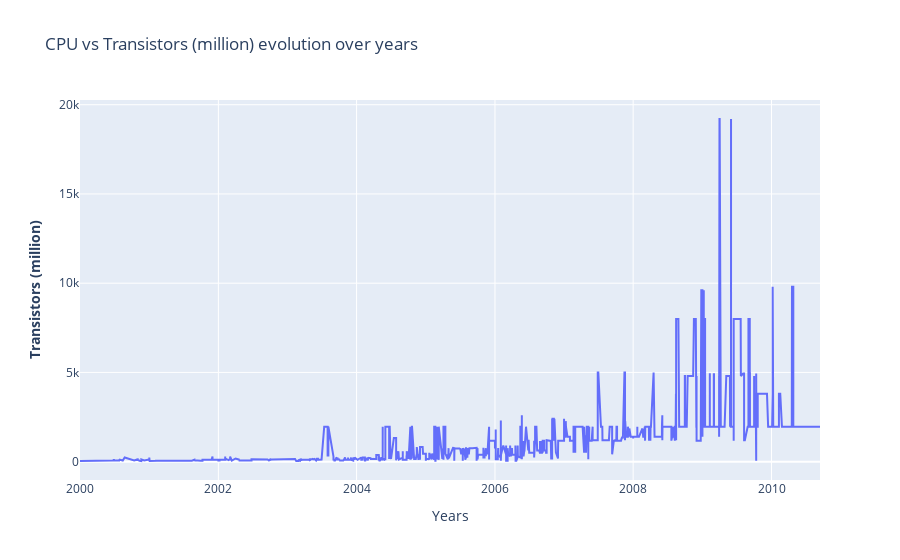
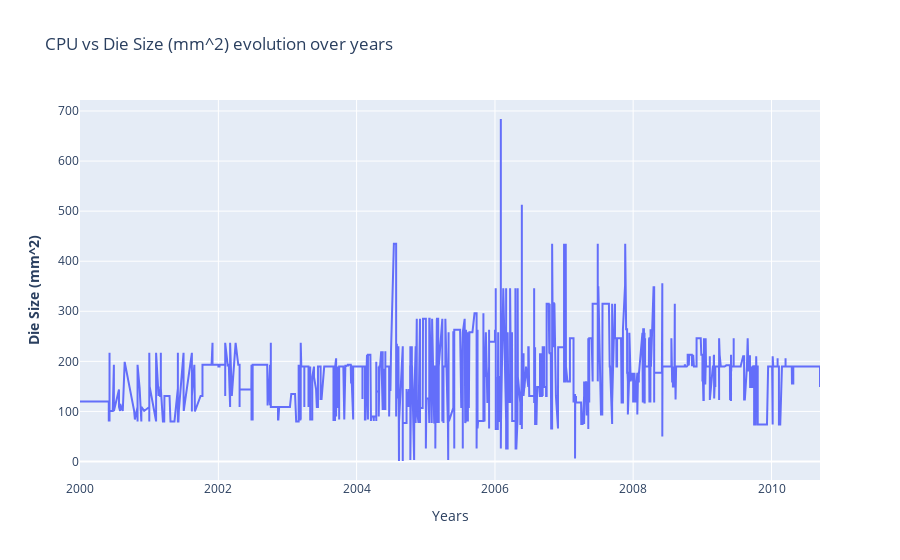

Notebook cell for these charts, in order:
### Markdown cell above
#### CPU

### Code cell
fig_transistors = make_subplots()
fig_die = make_subplots()

# Add traces
fig_transistors.add_trace(
    go.Scatter(x= df_an.index, y=df_cpu["Transistors (million)"] ,name= "CPU")
)
# Add figure title
fig_transistors.update_layout(
    title_text="CPU vs Transistors (million) evolution over years"
)
# Set x-axis title
fig_transistors.update_xaxes(title_text="Years")
# Set y-axes titles
fig_transistors.update_yaxes(title_text="<b>Transistors (million)", secondary_y=False)

# Add traces
fig_die.add_trace(
    go.Scatter(x= df_an.index, y=df_cpu["Die Size (mm^2)"] ,name= "CPU")
)
# Add figure title
fig_die.update_layout(
    title_text="CPU vs Die Size (mm^2) evolution over years"
)
# Set x-axis title
fig_die.update_xaxes(title_text="Years")
# Set y-axes titles
fig_die.update_yaxes(title_text="<b>Die Size (mm^2)", secondary_y=False)

fig_transistors.show()
fig_die.show()

### Figure 1 — Plotly figure (JSON) as saved in the notebook; plotly's stock layout.template omitted (floating-point values rounded to 4 significant figures; data arrays with more than 128 entries replaced by an {"elided": "..."} marker saying what was removed)
{"data": [{"name": "CPU", "type": "scatter", "x": {"elided": "4747 str values"}, "y": {"elided": "2140 float values"}}], "layout": {"title": {"text": "CPU vs Transistors (million) evolution over years"}, "xaxis": {"anchor": "y", "domain": [0, 1], "title": {"text": "Years"}}, "yaxis": {"anchor": "x", "domain": [0, 1], "title": {"text": "<b>Transistors (million)"}}}}

### Figure 2 — Plotly figure (JSON) as saved in the notebook; plotly's stock layout.template omitted (floating-point values rounded to 4 significant figures; data arrays with more than 128 entries replaced by an {"elided": "..."} marker saying what was removed)
{"data": [{"name": "CPU", "type": "scatter", "x": {"elided": "4747 str values"}, "y": {"elided": "2140 float values"}}], "layout": {"title": {"text": "CPU vs Die Size (mm^2) evolution over years"}, "xaxis": {"anchor": "y", "domain": [0, 1], "title": {"text": "Years"}}, "yaxis": {"anchor": "x", "domain": [0, 1], "title": {"text": "<b>Die Size (mm^2)"}}}}
